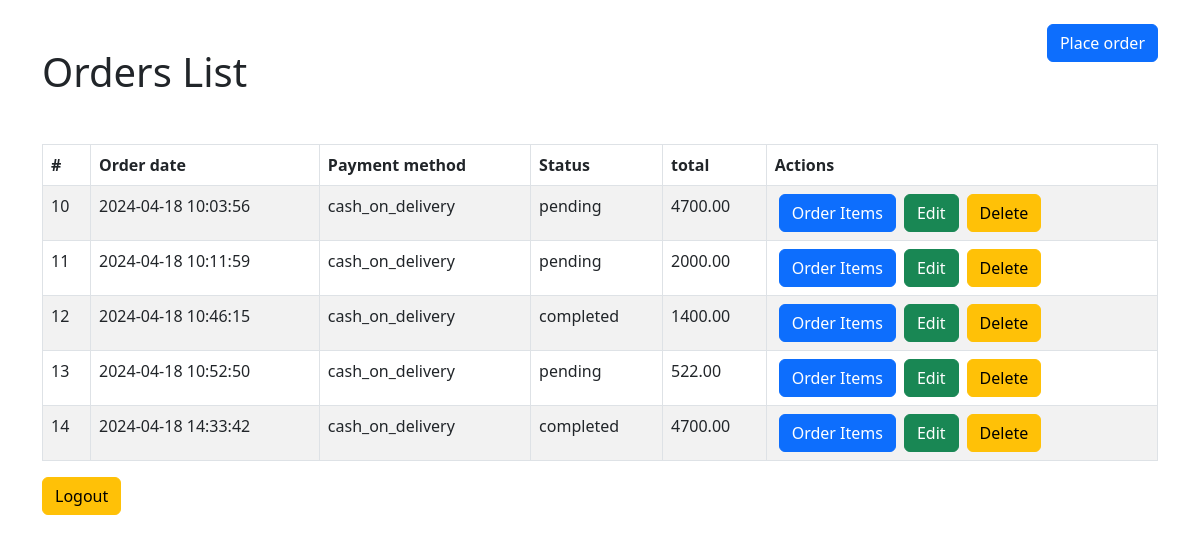
/admin/orders/index.php (signed in), run on an earlier commit of the app's database.
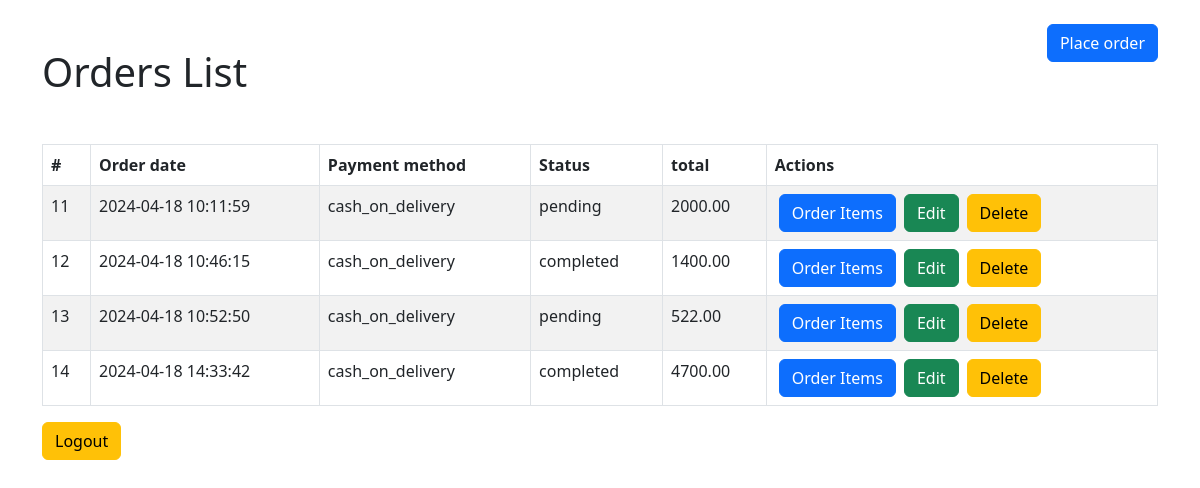
And on a later commit of the database.
### tables this page shows
CREATE TABLE `orders` (
  `id` int(11) NOT NULL,
  `user_id` int(11) NOT NULL,
  `payment_method` enum('credit_card','cash_on_delivery') NOT NULL,
  `status` enum('pending','processing','shipped','completed','cancelled') DEFAULT 'pending',
  `created_at` datetime NOT NULL DEFAULT current_timestamp(),
  `total` decimal(10,2) NOT NULL
);

### admin/orders/index.php (the view, shortened to what this page needs)
<!DOCTYPE html>
<html lang="en">
<head>
    <link href="https://cdn.jsdelivr.net/npm/bootstrap@5.2.3/dist/css/bootstrap.min.css" rel="stylesheet">
</head>
<body>
<div class="container">
        <header class="d-flex justify-content-between my-4">
            <h1 class="text-center my-4">Orders List</h1>
            <div>
                <a href="create.php" class="btn btn-primary">Place order</a>
            </div>
        </header>
        <table class="table table-bordered table-striped">
            <thead>
                <tr>
                    <th>#</th>
                    <th>Order date</th>
                    <th>Payment method</th>
                    <th>Status</th>
                    <th>total</th>
                    <th>Actions</th>
                </tr>
            </thead>
            <tbody>
               <?php
        require_once "../../includes/db_connect.php";
        $sql = "SELECT * FROM orders";
                    $result = mysqli_query($conn, $sql);
                    if(mysqli_num_rows($result) > 0){
                        while($row = mysqli_fetch_assoc($result)){
                            echo "<tr>";
                            echo "<td>".$row['id']."</td>";
                            echo "<td>".$row['created_at']."</td>";
                            echo "<td>".$row['payment_method']."</td>";
                            echo "<td>".$row['status']."</td>";
                            echo "<td>".$row['total']."</td>";
                            echo "<td>";
                            echo "<a href='view.php?id=".$row['id']."' class='btn btn-primary mx-1'>Order Items</a>";
                            echo "<a href='edit.php?id=".$row['id']."' class='btn btn-success mx-1'>Edit</a>";
                            echo "<a href='delete.php?id=".$row['id']."' class='btn btn-warning mx-1'>Delete</a>";
                            echo "</td>";
                            echo "</tr>";
                        }
                    }else{
                        echo "<tr><td colspan='6'>No Orders were found</td></tr>";
                    }
                ?>
            </tbody>
        </table>
        <a href="../logout.php" class="btn btn-warning ">Logout</a>
</div>
</body>
</html>

What changed in the data, as far as the page shows it:
removed orders: id "10", created_at "2024-04-18 10:03:56", payment_method "cash_on_delivery", status "pending", total "4700.00"
